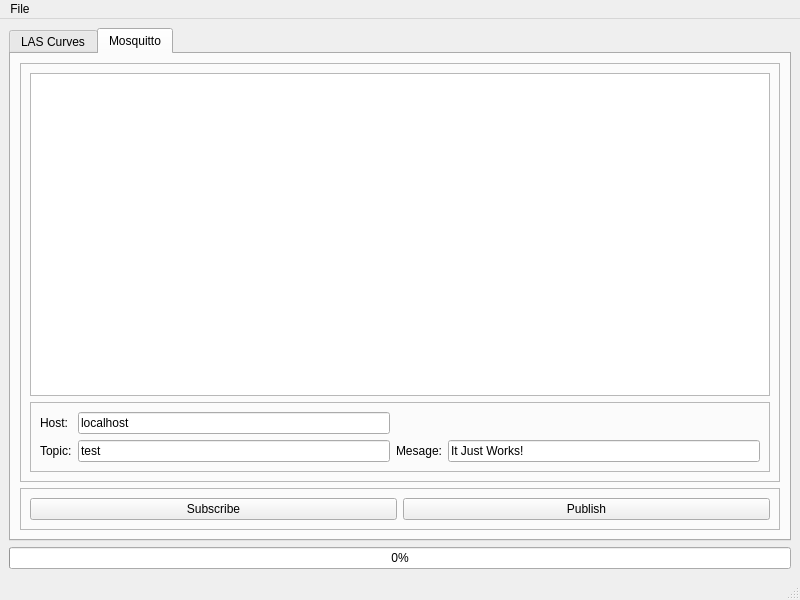
<?xml version="1.0" encoding="UTF-8"?>
<ui version="4.0">
 <class>LAS2XLSConverter</class>
 <widget class="QMainWindow" name="LAS2XLSConverter">
  <property name="windowModality">
   <enum>Qt::NonModal</enum>
  </property>
  <property name="geometry">
   <rect>
    <x>0</x>
    <y>0</y>
    <width>800</width>
    <height>600</height>
   </rect>
  </property>
  <property name="windowTitle">
   <string>LAS2XLS Converter</string>
  </property>
  <widget class="QWidget" name="centralwidget">
   <layout class="QVBoxLayout" name="verticalLayout">
    <item>
     <widget class="QTabWidget" name="MosquittoTab">
      <property name="currentIndex">
       <number>1</number>
      </property>
      <widget class="QWidget" name="ParsedFile">
       <attribute name="title">
        <string>LAS Curves</string>
       </attribute>
       <layout class="QHBoxLayout" name="horizontalLayout_2">
        <item>
         <widget class="QListWidget" name="lw_CurveNames">
          <property name="sizePolicy">
           <sizepolicy hsizetype="Preferred" vsizetype="Expanding">
            <horstretch>0</horstretch>
            <verstretch>0</verstretch>
           </sizepolicy>
          </property>
         </widget>
        </item>
        <item>
         <widget class="QTableWidget" name="tw_CurveData"/>
        </item>
       </layout>
      </widget>
      <widget class="QWidget" name="tab">
       <attribute name="title">
        <string>Mosquitto</string>
       </attribute>
       <layout class="QVBoxLayout" name="verticalLayout_3">
        <item>
         <widget class="QFrame" name="frame">
          <property name="frameShape">
           <enum>QFrame::StyledPanel</enum>
          </property>
          <property name="frameShadow">
           <enum>QFrame::Raised</enum>
          </property>
          <layout class="QVBoxLayout" name="verticalLayout_2">
           <item>
            <widget class="QTextEdit" name="textEdit"/>
           </item>
           <item>
            <widget class="QFrame" name="frame_3">
             <property name="frameShape">
              <enum>QFrame::StyledPanel</enum>
             </property>
             <property name="frameShadow">
              <enum>QFrame::Raised</enum>
             </property>
             <layout class="QGridLayout" name="gridLayout">
              <item row="1" column="1">
               <widget class="QLineEdit" name="leTopic">
                <property name="text">
                 <string>test</string>
                </property>
               </widget>
              </item>
              <item row="1" column="0">
               <widget class="QLabel" name="label">
                <property name="text">
                 <string>Topic:</string>
                </property>
               </widget>
              </item>
              <item row="1" column="2">
               <widget class="QLabel" name="label_2">
                <property name="text">
                 <string>Mesage:</string>
                </property>
               </widget>
              </item>
              <item row="1" column="3">
               <widget class="QLineEdit" name="leMessage">
                <property name="text">
                 <string>It Just Works!</string>
                </property>
               </widget>
              </item>
              <item row="0" column="0">
               <widget class="QLabel" name="label_3">
                <property name="text">
                 <string>Host:</string>
                </property>
               </widget>
              </item>
              <item row="0" column="1">
               <widget class="QLineEdit" name="leHostName">
                <property name="text">
                 <string>localhost</string>
                </property>
               </widget>
              </item>
             </layout>
            </widget>
           </item>
          </layout>
         </widget>
        </item>
        <item>
         <widget class="QFrame" name="frame_2">
          <property name="frameShape">
           <enum>QFrame::StyledPanel</enum>
          </property>
          <property name="frameShadow">
           <enum>QFrame::Raised</enum>
          </property>
          <layout class="QHBoxLayout" name="horizontalLayout">
           <item>
            <widget class="QPushButton" name="pbMQTTInit">
             <property name="text">
              <string>Subscribe</string>
             </property>
            </widget>
           </item>
           <item>
            <widget class="QPushButton" name="pbPublish">
             <property name="text">
              <string>Publish</string>
             </property>
            </widget>
           </item>
          </layout>
         </widget>
        </item>
       </layout>
      </widget>
     </widget>
    </item>
    <item>
     <widget class="QProgressBar" name="pb_conversion">
      <property name="enabled">
       <bool>true</bool>
      </property>
      <property name="value">
       <number>0</number>
      </property>
     </widget>
    </item>
   </layout>
  </widget>
  <widget class="QMenuBar" name="menubar">
   <property name="geometry">
    <rect>
     <x>0</x>
     <y>0</y>
     <width>800</width>
     <height>22</height>
    </rect>
   </property>
   <widget class="QMenu" name="menuFile">
    <property name="title">
     <string>File</string>
    </property>
    <addaction name="actionOpen_LAS_file"/>
    <addaction name="actionExport_As"/>
    <addaction name="separator"/>
    <addaction name="actionExit"/>
   </widget>
   <addaction name="menuFile"/>
  </widget>
  <widget class="QStatusBar" name="statusbar"/>
  <action name="actionOpen_LAS_file">
   <property name="text">
    <string>Open LAS file</string>
   </property>
   <property name="shortcut">
    <string>Ctrl+O</string>
   </property>
  </action>
  <action name="actionExport_As">
   <property name="text">
    <string>Export As</string>
   </property>
   <property name="shortcut">
    <string>Ctrl+E</string>
   </property>
  </action>
  <action name="actionExit">
   <property name="text">
    <string>Exit</string>
   </property>
   <property name="shortcut">
    <string>Ctrl+Q</string>
   </property>
  </action>
 </widget>
 <resources/>
 <connections/>
</ui>
